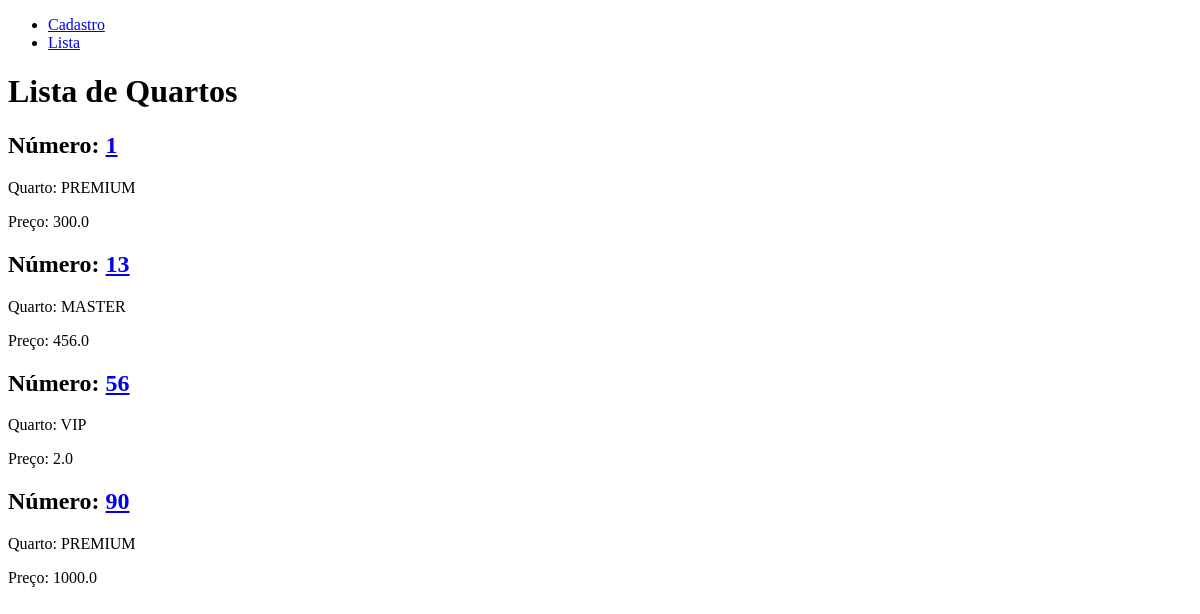
/, run on an earlier commit of the app's database.
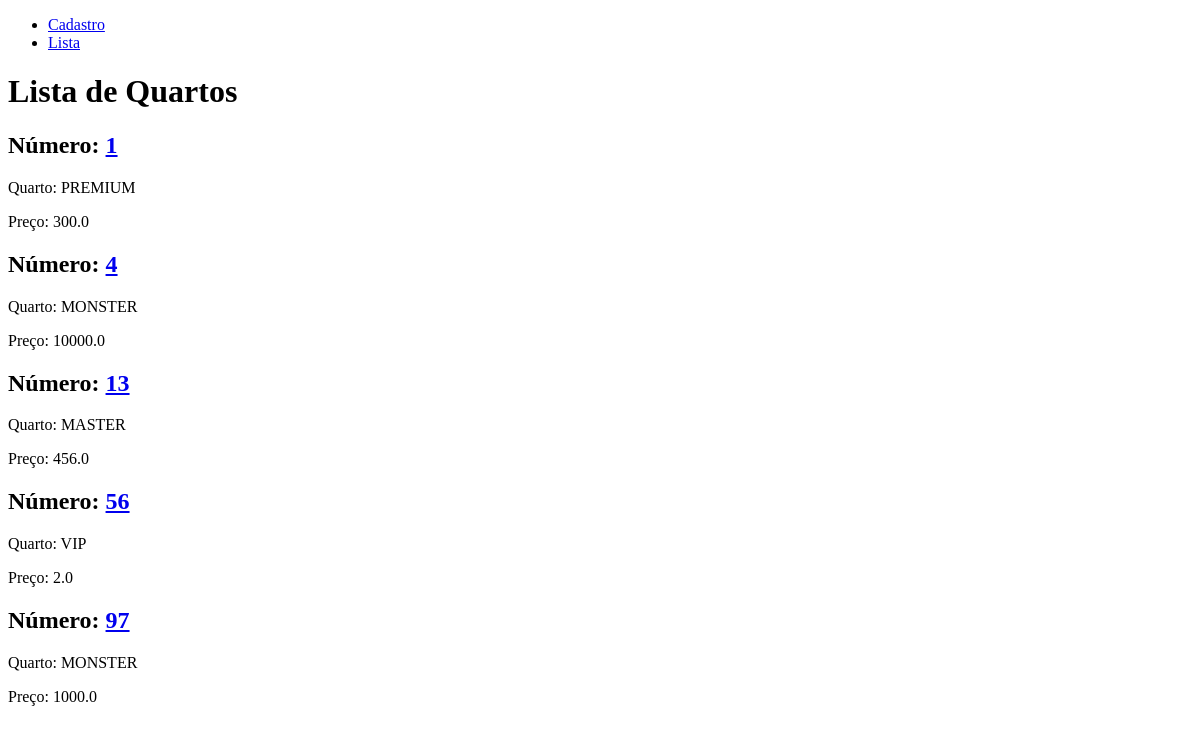
And on a later commit of the database.
### hotel/models.py (models this page shows, shortened)
class Quarto(models.Model):
  quarto_id = models.AutoField(primary_key=True)
  nome      = models.CharField(blank=False, null=False, max_length=30)
  numero    = models.IntegerField(blank=False, null=False)
  preco     = models.FloatField(blank=False, null=False)
  camas     = models.IntegerField(blank=False, null=False)
  frigobar  = models.BooleanField(default=False, blank=False, null=False)

### hotel/views.py (the view)
# urls.py: path('', views.lista_quartos, name='lista_quartos'),
def lista_quartos(request):
  quartos = Quarto.objects.order_by('numero')
  return render(request, 'lista_quartos.html', {'quartos': quartos})

### hotel/templates/lista_quartos.html (shortened to what this page needs)
{% extends 'base.html' %}
{% block content %}
<h1>Lista de Quartos</h1>
{% for quarto in quartos %}
<h2>Número: <a href="{% url 'detalhes_quarto' quarto_id=quarto.quarto_id %}"> {{ quarto.numero }} </a></h2>
<p>Quarto: {{ quarto.nome }}</p>
<p>Preço: {{ quarto.preco}}</p>
{% endfor %}
{% endblock %}

What changed in the data, as far as the page shows it:
removed Quarto: numero "90", nome "PREMIUM", preco "1000.0"
added Quarto: numero "4", nome "MONSTER", preco "10000.0"
added Quarto: numero "97", nome "MONSTER", preco "1000.0"
